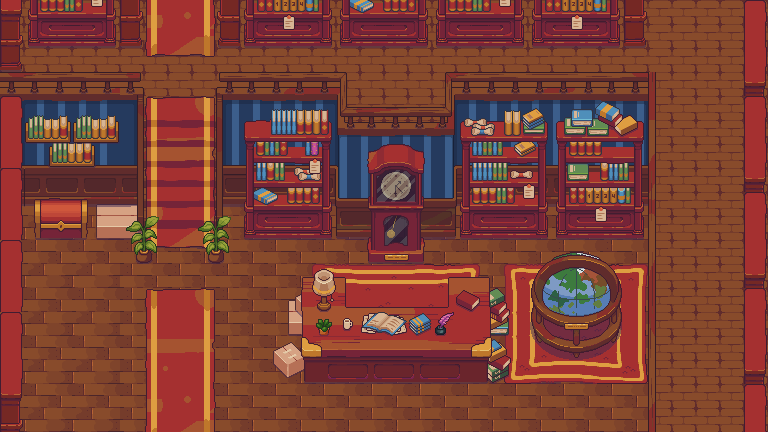

This is a level from a 2D game, rendered from its Tiled map with the project's own tilesets. A one-line summary and the map file follow, with tile-layer data summarised:
An orthogonal 32x18 tile map with 24x24 px tiles, 30 tile layers (Background, Background, Background, Background, ...) and 44 objects.

<map version="1.10" tiledversion="1.11.2" orientation="orthogonal" renderorder="right-down" width="32" height="18" tilewidth="24" tileheight="24" infinite="0" nextlayerid="56" nextobjectid="107">
 <editorsettings>
  <export target="../library.json" format="json" />
 </editorsettings>
 <tileset firstgid="1" source="tileset.tsx" />
 <layer id="1" name="Background" width="32" height="18">
  <properties>
   <property name="Object Name" value="" />
  </properties>
  <data>[576 cells, 348 non-empty, 4 distinct tile ids]</data>
 </layer>
 <layer id="25" name="Background" width="32" height="18">
  <properties>
   <property name="Object Name" value="" />
  </properties>
  <data>[576 cells, 18 non-empty, 18 distinct tile ids]</data>
 </layer>
 <layer id="4" name="Background" width="32" height="18">
  <properties>
   <property name="Object Name" value="" />
  </properties>
  <data>[576 cells, 208 non-empty, 1 distinct tile ids]</data>
 </layer>
 <layer id="12" name="Background" width="32" height="18">
  <properties>
   <property name="Object Name" value="" />
  </properties>
  <data>[576 cells, 4 non-empty, 4 distinct tile ids]</data>
 </layer>
 <layer id="2" name="Background" width="32" height="18">
  <properties>
   <property name="Object Name" value="" />
  </properties>
  <data>[576 cells, 329 non-empty, 304 distinct tile ids]</data>
 </layer>
 <layer id="37" name="Foreground" width="32" height="18">
  <properties>
   <property name="Object Name" value="" />
  </properties>
  <data>[576 cells, 46 non-empty, 40 distinct tile ids]</data>
 </layer>
 <layer id="29" name="Background" width="32" height="18">
  <properties>
   <property name="Object Name" value="" />
  </properties>
  <data>[576 cells, 4 non-empty, 4 distinct tile ids]</data>
 </layer>
 <layer id="27" name="Background" width="32" height="18">
  <properties>
   <property name="Object Name" value="" />
  </properties>
  <data>[576 cells, 8 non-empty, 4 distinct tile ids]</data>
 </layer>
 <layer id="10" name="Background" width="32" height="18">
  <properties>
   <property name="Object Name" value="" />
  </properties>
  <data>[576 cells, 6 non-empty, 6 distinct tile ids]</data>
 </layer>
 <layer id="5" name="Background" width="32" height="18">
  <properties>
   <property name="Object Name" value="" />
  </properties>
  <data>[576 cells, 21 non-empty, 21 distinct tile ids]</data>
 </layer>
 <layer id="11" name="Dynamic" width="32" height="18">
  <properties>
   <property name="Object Name" value="Stair Plants" />
  </properties>
  <data>[576 cells, 8 non-empty, 4 distinct tile ids]</data>
 </layer>
 <objectgroup id="40" name="Sorting Box">
  <properties>
   <property name="Object Name" value="Stair Plants" />
  </properties>
  <object id="88" x="211" y="264">
   <polygon points="0,0 10,0 10,-1 0,-1" />
  </object>
 </objectgroup>
 <layer id="7" name="Background" width="32" height="18">
  <properties>
   <property name="Object Name" value="" />
  </properties>
  <data>[576 cells, 15 non-empty, 15 distinct tile ids]</data>
 </layer>
 <layer id="26" name="Background" width="32" height="18">
  <properties>
   <property name="Object Name" value="" />
  </properties>
  <data>[576 cells, 30 non-empty, 17 distinct tile ids]</data>
 </layer>
 <layer id="21" name="Dynamic" width="32" height="18">
  <properties>
   <property name="Object Name" value="Globe" />
  </properties>
  <data>[576 cells, 24 non-empty, 24 distinct tile ids]</data>
 </layer>
 <objectgroup id="42" name="Sorting Box">
  <properties>
   <property name="Object Name" value="Globe" />
  </properties>
  <object id="89" x="531" y="322">
   <polygon points="0,0 91,0 91,1 0,1" />
  </object>
 </objectgroup>
 <layer id="24" name="Background" width="32" height="18">
  <properties>
   <property name="Object Name" value="" />
  </properties>
  <data>[576 cells, 21 non-empty, 21 distinct tile ids]</data>
 </layer>
 <layer id="52" name="Dynamic" width="32" height="18">
  <properties>
   <property name="Object Name" value="Front Book Stack" />
  </properties>
  <data>[576 cells, 8 non-empty, 6 distinct tile ids]</data>
 </layer>
 <objectgroup id="43" name="Sorting Box">
  <properties>
   <property name="Object Name" value="Front Book Stack" />
  </properties>
  <object id="90" x="488" y="368">
   <polygon points="0,0 21,0 21,1 0,1" />
  </object>
 </objectgroup>
 <layer id="30" name="Dynamic" width="32" height="18">
  <properties>
   <property name="Object Name" value="Back Book Stack" />
  </properties>
  <data>[576 cells, 8 non-empty, 6 distinct tile ids]</data>
 </layer>
 <objectgroup id="53" name="Sorting Box">
  <properties>
   <property name="Object Name" value="Back Book Stack" />
  </properties>
  <object id="92" x="490" y="319">
   <polygon points="0,0 17,0 17,1 0,1" />
  </object>
 </objectgroup>
 <layer id="33" name="Dynamic" width="32" height="18">
  <properties>
   <property name="Object Name" value="Front Box Stack" />
  </properties>
  <data>[576 cells, 4 non-empty, 4 distinct tile ids]</data>
 </layer>
 <objectgroup id="44" name="Sorting Box">
  <properties>
   <property name="Object Name" value="Front Box Stack" />
  </properties>
  <object id="93" x="273" y="364">
   <polygon points="0,0 31,0 31,1 0,1" />
  </object>
 </objectgroup>
 <layer id="54" name="Dynamic" width="32" height="18">
  <properties>
   <property name="Object Name" value="Back Box Stack" />
  </properties>
  <data>[576 cells, 2 non-empty, 2 distinct tile ids]</data>
 </layer>
 <objectgroup id="55" name="Sorting Box">
  <properties>
   <property name="Object Name" value="Back Box Stack" />
  </properties>
  <object id="94" x="288" y="334">
   <polygon points="0,0 14,0 14,1 0,1" />
  </object>
 </objectgroup>
 <layer id="8" name="Dynamic" width="32" height="18">
  <properties>
   <property name="Object Name" value="Desk" />
  </properties>
  <data>[576 cells, 54 non-empty, 54 distinct tile ids]</data>
 </layer>
 <objectgroup id="38" name="Sorting Box">
  <properties>
   <property name="Object Name" value="Desk" />
  </properties>
  <object id="87" x="304" y="383">
   <polygon points="0,0 184,0 184,-2 0,-1" />
  </object>
 </objectgroup>
 <layer id="14" name="Dynamic" width="32" height="18">
  <properties>
   <property name="Object Name" value="Loose Paper" />
  </properties>
  <data>[576 cells, 2 non-empty, 2 distinct tile ids]</data>
 </layer>
 <objectgroup id="46" name="Sorting Box">
  <properties>
   <property name="Object Name" value="Loose Paper" />
  </properties>
  <object id="95" x="363" y="383">
   <polygon points="0,0 45,0 45,1 0,1" />
  </object>
 </objectgroup>
 <layer id="13" name="Dynamic" width="32" height="18">
  <properties>
   <property name="Object Name" value="Open Book" />
  </properties>
  <data>[576 cells, 2 non-empty, 2 distinct tile ids]</data>
 </layer>
 <objectgroup id="47" name="Sorting Box">
  <properties>
   <property name="Object Name" value="Open Book" />
  </properties>
  <object id="96" x="363" y="383">
   <polygon points="0,0 45,0 45,1 0,1" />
  </object>
 </objectgroup>
 <layer id="17" name="Dynamic" width="32" height="18">
  <properties>
   <property name="Object Name" value="Desk Book Stack" />
  </properties>
  <data>[576 cells, 1 non-empty, 1 distinct tile ids]</data>
 </layer>
 <objectgroup id="48" name="Sorting Box">
  <properties>
   <property name="Object Name" value="Desk Book Stack" />
  </properties>
  <object id="97" x="363" y="383">
   <polygon points="0,0 45,0 45,1 0,1" />
  </object>
 </objectgroup>
 <layer id="32" name="Dynamic" width="32" height="18">
  <properties>
   <property name="Object Name" value="Cup" />
  </properties>
  <data>[576 cells, 1 non-empty, 1 distinct tile ids]</data>
 </layer>
 <objectgroup id="49" name="Sorting Box">
  <properties>
   <property name="Object Name" value="Cup" />
  </properties>
  <object id="98" x="363" y="383">
   <polygon points="0,0 45,0 45,1 0,1" />
  </object>
 </objectgroup>
 <layer id="16" name="Dynamic" width="32" height="18">
  <properties>
   <property name="Object Name" value="Ink Pot" />
  </properties>
  <data>[576 cells, 1 non-empty, 1 distinct tile ids]</data>
 </layer>
 <objectgroup id="50" name="Sorting Box">
  <properties>
   <property name="Object Name" value="Ink Pot" />
  </properties>
  <object id="99" x="363" y="383">
   <polygon points="0,0 45,0 45,1 0,1" />
  </object>
 </objectgroup>
 <layer id="20" name="Dynamic" width="32" height="18">
  <properties>
   <property name="Object Name" value="Desk Plant" />
  </properties>
  <data>[576 cells, 1 non-empty, 1 distinct tile ids]</data>
 </layer>
 <objectgroup id="51" name="Sorting Box">
  <properties>
   <property name="Object Name" value="Desk Plant" />
  </properties>
  <object id="100" x="363" y="383">
   <polygon points="0,0 45,0 45,1 0,1" />
  </object>
 </objectgroup>
 <layer id="39" name="Foreground" width="32" height="18">
  <properties>
   <property name="Object Name" value="" />
  </properties>
  <data>[576 cells, 1 non-empty, 1 distinct tile ids]</data>
 </layer>
 <layer id="15" name="Foreground" width="32" height="18">
  <properties>
   <property name="Object Name" value="" />
  </properties>
  <data>[576 cells, 2 non-empty, 2 distinct tile ids]</data>
 </layer>
 <layer id="9" name="Background" width="32" height="18">
  <properties>
   <property name="Object Name" value="" />
  </properties>
  <data>[576 cells, 153 non-empty, 78 distinct tile ids]</data>
 </layer>
 <layer id="34" name="Background" width="32" height="18">
  <properties>
   <property name="Object Name" value="" />
  </properties>
  <data>[576 cells, 9 non-empty, 9 distinct tile ids]</data>
 </layer>
 <objectgroup id="36" name="Collisions">
  <object id="8" x="302.208" y="291" width="45.792" height="37" />
  <object id="10" x="302" y="328" width="188" height="49" />
  <object id="32" x="272.938" y="351">
   <polygon points="1.062,1 1.062,13 15.062,26 15.0625,12.75 7.76891,6.57617" />
  </object>
  <object id="33" x="272.913" y="350.957">
   <polygon points="1.087,1.043 15.087,13.043 29.087,4.043 29.087,1.043 17.087,1.043" />
  </object>
  <object id="34" x="288.016" y="363.789">
   <polygon points="-0.016,0 13.984,-8.789 13.984,4.211 -0.016,13.211" />
  </object>
  <object id="35" x="366.25" y="240" width="58.75" height="23.625" />
  <object id="39" x="0" y="71.9688" width="144.063" height="167.031" />
  <object id="40" x="0" y="-0.125" width="23.375" height="72.125" />
  <object id="41" x="23.3636" y="0" width="120.636" height="46.4545" />
  <object id="44" x="0" y="240" width="24" height="192" />
  <object id="45" x="216" y="72" width="120" height="168" />
  <object id="46" x="336" y="120" width="312" height="120" />
  <object id="51" x="144.043" y="238.913" width="13.0435" height="24.087" />
  <object id="52" x="130.75" y="239" width="13.3125" height="24" />
  <object id="55" x="206" y="240" width="10" height="22.938" />
  <object id="58" x="216" y="240" width="13.1255" height="23" />
  <object id="60" x="335.818" y="72" width="11.1818" height="48" />
  <object id="61" x="347.125" y="106.75" width="109" height="13.25" />
  <object id="62" x="445.25" y="71.75" width="210.417" height="48.25" />
  <object id="63" x="648" y="119.818" width="8" height="312.186" />
  <object id="65" x="216.826" y="0" width="430.424" height="47" />
  <object id="66" x="143.969" y="-0.03125" width="72.8701" height="4.65625" />
  <object id="70" x="744" y="0" width="24" height="432" />
  <object id="71" x="647.254" y="0.0177557" width="96.7451" height="4.65625" />
  <object id="75" x="569.647" y="251.813">
   <polygon points="-36.4771,49.187 -36.6466,82.187 -30.714,91.187 -5.99488,102.187 5.87029,102.187 23.668,102.187 30.5894,98.187 44.4321,90.187 47.3984,84.187 51.3534,77.187 51.3534,73.187 51.3534,49.187" />
  </object>
  <object id="79" x="490.058" y="289.49">
   <polygon points="18.9419,17.5103 18.9419,38.5103 -0.0580556,38.5103 -0.0580556,17.5103" />
  </object>
  <object id="80" x="489.94" y="379.904">
   <polygon points="19.0595,-3.90421 19.0595,-18.8328 19.0595,-21.1899 19.0595,-25.9042 17.7929,-25.9042 17.7929,-25.9042 0.0595333,-25.9042 0.0595333,-3.90421" />
  </object>
  <object id="84" x="24.0039" y="430.241" width="719.996" height="1.75462" />
  <object id="103" x="381" y="307" width="30" height="21" />
  <object id="105" x="288" y="306" width="14" height="28" />
  <object id="106" x="446" y="291" width="44" height="37" />
 </objectgroup>
</map>
